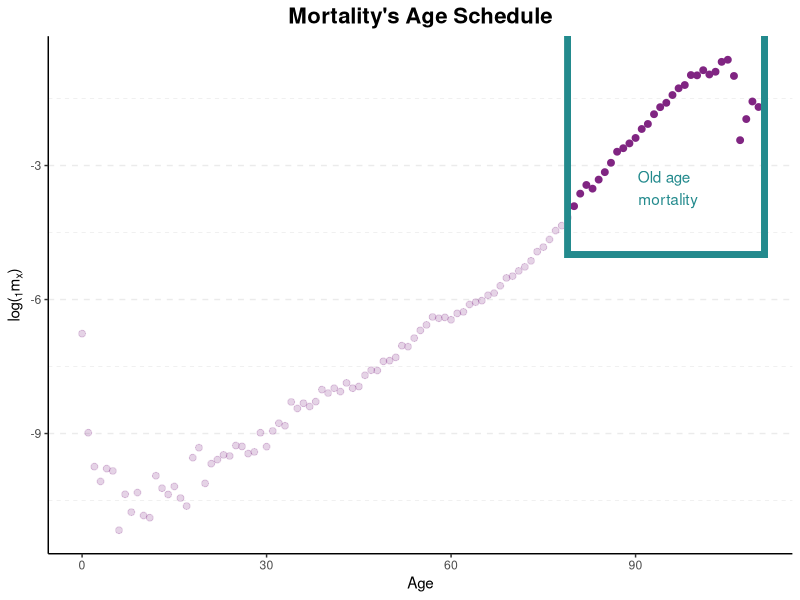
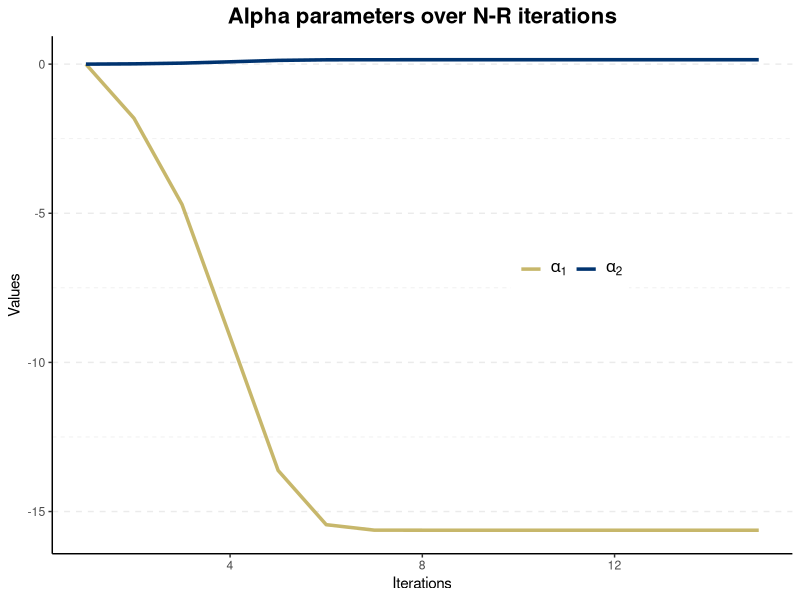
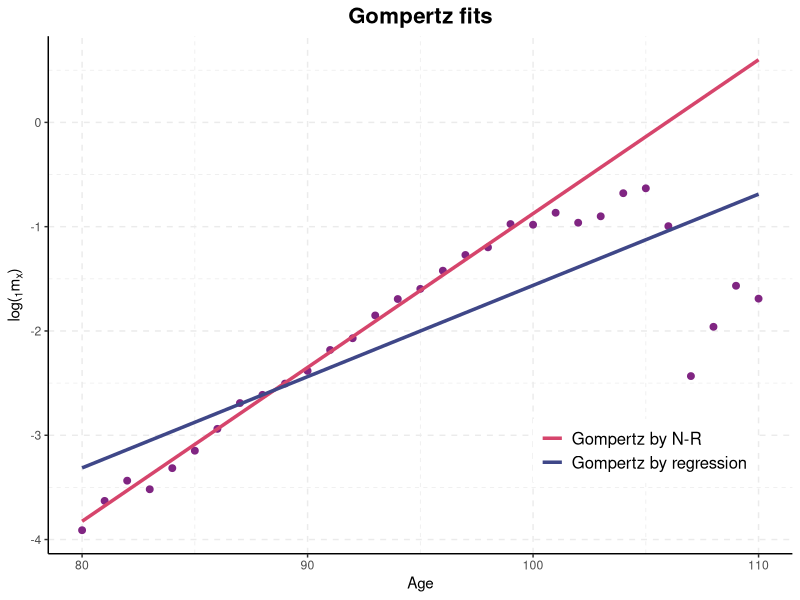
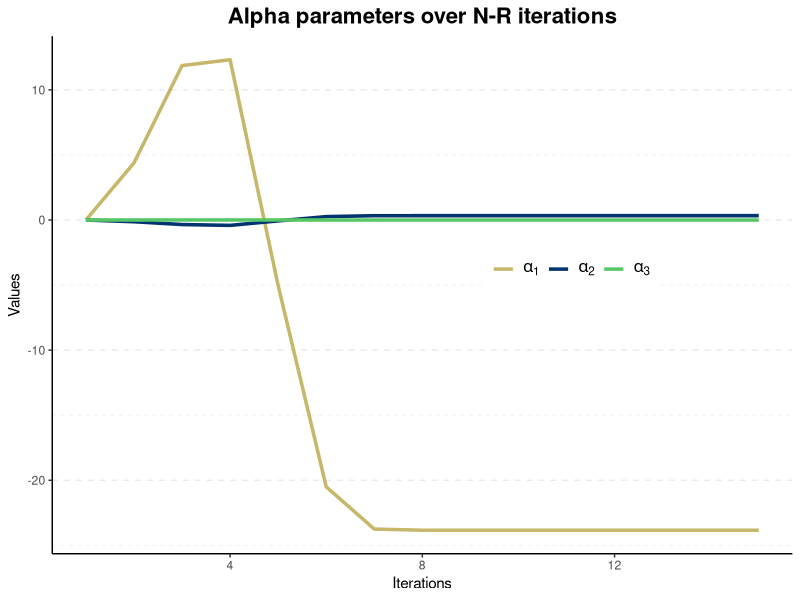
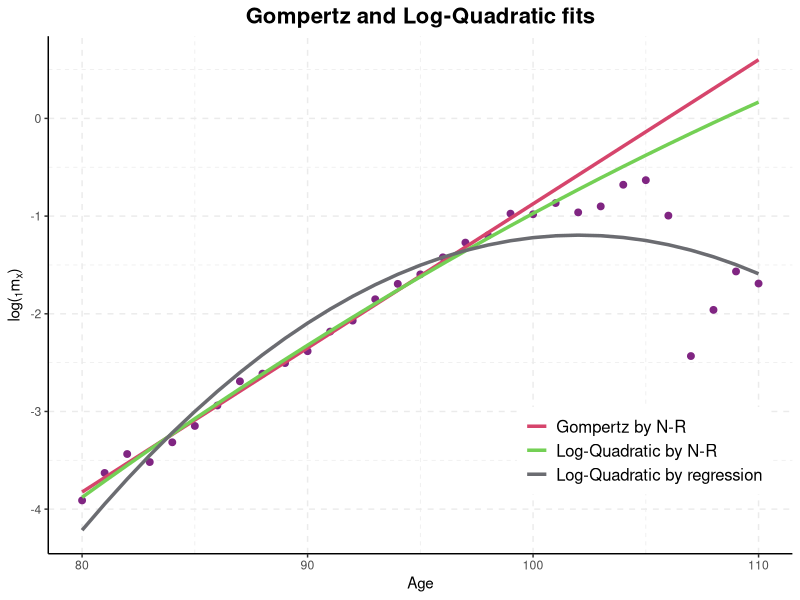

Here is the R script that generated these plots, in order:
## ---- chunk 1
knitr::opts_chunk$set(echo = FALSE)
## ---- chunk 2
library(tidyverse)
library(viridis)
library(scales)
## ---- chunk 3
dth = read.delim("./modeling/data/dthBE_1x1.txt", 
                 skip = 1,
                 sep = "", 
                 stringsAsFactors=FALSE,
                 header = TRUE)

exp = read.delim("./modeling/data/expBE_1x1.txt", 
                 skip = 1,
                 sep = "", 
                 stringsAsFactors=FALSE,
                 header = TRUE)

df.dth = dth %>% 
  filter(Year == 2002) %>% select(Year, Age, Female) %>% 
  mutate(Female = as.numeric(Female))

df.exp = exp %>% 
  filter(Year == 2002) %>% select(Year, Age, Female)

df = df.dth %>% 
  left_join(df.exp, 
            by = c("Year", "Age")) %>% 
  rename("D" = Female.x,
         "N" = Female.y) %>% 
  mutate(mx = D/N,
         Age = ifelse(Age == "110+", 110, Age),
         Age = as.numeric(Age),
         Age2 = Age^2)

ggplot(df, aes(x = Age, y = log(mx))) +
  geom_point(data = df %>% filter(Age >= 80), 
             size = 2, col = "#802582FF") +
  geom_point(data = df %>% filter(Age < 80), 
             size = 2, col = "#802582FF",
             alpha = 0.2) +
  geom_rect(xmin = 79, xmax=111, ymin = -5, ymax = 0.1,
            alpha = 0.1, col = "#238A8DFF", fill = NA,
            size = 2) + 
  theme_bw() +
  theme(plot.title = element_text(size = 16, face = "bold",hjust = 0.5),
        panel.grid.major.y = element_line(linetype = "dashed"),
        panel.grid.minor.y = element_line(linetype = "dashed"),
        panel.grid.major.x = element_blank(),
        panel.grid.minor.x = element_blank(),
        panel.border = element_blank(),
        axis.line.x = element_line(size = 0.5, linetype = "solid", colour = "black"),
        axis.line.y = element_line(size = 0.5, linetype = "solid", colour = "black")) +
  annotate("text",
           label = "Old age \n mortality",
            x = 95,
            y = -3.5,
            col = "#238A8DFF") +
  labs(title = "Mortality's Age Schedule",
       y = expression(paste("log(", {}[1], m[x], ")" )))
## ---- chunk 4
# remove young age mortality
df = df %>% filter(Age >= 80)

fit.reg = lm(log(mx) ~ 1 + Age, 
             df)
coef.reg = fit.reg$coefficients

## ---- chunk 5
# Design matrix
X = matrix(c(rep(1, dim(df)[1]), df$Age),
           ncol = 2)
# vector of deaths and exposure
D = df$D
N = df$N
# Expected deaths according to alpha
Dhat = function(alpha) {
  lambda.hat = X %*% alpha
  return( as.numeric( N * exp(lambda.hat)))
}
# Newton-Raphson algorithm
next_alpha = function(alpha) {
  dhat = Dhat(alpha)
  M = solve ( t(X) %*% diag(dhat) %*% X)
  v = t(X) %*% (D - dhat)
  return( alpha + M %*% v)
}

a = matrix(0, 2, 15)
for (i in 2:ncol(a)) { a[,i] = next_alpha(a[,i-1])}

## ---- chunk 6
df.a = t(a) %>% 
  as.data.frame() %>% 
  rename("alpha1" = V1,
         "alpha2" = V2)

ggplot(df.a, aes(x = 1:15)) +
  geom_line(aes(y = alpha1, col = "alpha1"), size = 1.2) +
  geom_line(aes(y = alpha2, col = "alpha2"), size = 1.2) +
  theme_bw() +
  theme(plot.title = element_text(size = 16, face = "bold",hjust = 0.5),
        legend.position = c(0.7, 0.55),
        legend.title = element_blank(),
        legend.text = element_text(size = 12),
        legend.direction = "horizontal",
        panel.grid.major.y = element_line(linetype = "dashed"),
        panel.grid.minor.y = element_line(linetype = "dashed"),
        panel.grid.major.x = element_blank(),
        panel.grid.minor.x = element_blank(),
        panel.border = element_blank(),
        axis.line.x = element_line(size = 0.5, linetype = "solid", colour = "black"),
        axis.line.y = element_line(size = 0.5, linetype = "solid", colour = "black")) +
  scale_color_manual(values = c("alpha1" = "#C7B76BFF",
                                "alpha2" = "#00336FFF"),
                     labels = c(expression(alpha[1]), expression(alpha[2]))) +
  labs(title = "Alpha parameters over N-R iterations",
       y = "Values",
        x = "Iterations")

## ---- chunk 7
fitted.logmx = X %*% a[, ncol(a)]

df = df %>% 
  mutate(log.mx.hat.NR.gptz = fitted.logmx,
         log.mx.hat.reg.gptz = coef.reg[1] + coef.reg[2]*Age)

ggplot(df, aes(x = Age, y = log(mx), group = 1)) +
  geom_point(size = 2, col = "#802582FF") +  
  geom_line(aes(x = Age, y = log.mx.hat.NR.gptz, 
                col = "Gompertz by N-R" ),
            size = 1.2) +
  geom_line(aes(x = Age, y = log.mx.hat.reg.gptz, 
                col = "Gompertz by regression" ),
            size = 1.2) +
  theme_bw() +
  theme(plot.title = element_text(size = 16, face = "bold", hjust = 0.5),
        legend.position = c(0.8, 0.2),
        legend.title = element_blank(),
        legend.text = element_text(size = 12),
        panel.grid.major.y = element_line(linetype = "dashed"),
        panel.grid.minor.y = element_line(linetype = "dashed"),
        panel.grid.major.x = element_line(linetype = "dashed"),
        panel.grid.minor.x = element_line(linetype = "dashed"),
        panel.border = element_blank(),
        axis.line.x = element_line(size = 0.5, linetype = "solid", colour = "black"),
        axis.line.y = element_line(size = 0.5, linetype = "solid", colour = "black")) +
  scale_color_manual(values = c("Gompertz by N-R" = "#D6456CFF",
                                "Gompertz by regression" = "#3F4788FF")) +
  labs(title = "Gompertz fits",
       y = expression(paste("log(", {}[1], m[x], ")" )))
## ---- chunk 8
# Augment design matrix
X = matrix(c(rep(1, dim(df)[1]), df$Age, df$Age^2),
           ncol = 3)

a = matrix(0, 3, 15)
for (i in 2:ncol(a)) { a[,i] = next_alpha(a[,i-1])}
# round(a, 4)

df.a = t(a) %>% 
  as.data.frame() %>% 
  rename("alpha1" = V1,
         "alpha2" = V2,
         "alpha3" = V3)

ggplot(df.a, aes(x = 1:15)) +
  geom_line(aes(y = alpha1, col = "alpha1"), size = 1.2) +
  geom_line(aes(y = alpha2, col = "alpha2"), size = 1.2) +
  geom_line(aes(y = alpha3, col = "alpha3"), size = 1.2) +

  theme_bw() +
  theme(plot.title = element_text(size = 16, face = "bold",hjust = 0.5),
        legend.position = c(0.7, 0.55),
        legend.title = element_blank(),
        legend.text = element_text(size = 12),
        legend.direction = "horizontal",
        panel.grid.major.y = element_line(linetype = "dashed"),
        panel.grid.minor.y = element_line(linetype = "dashed"),
        panel.grid.major.x = element_blank(),
        panel.grid.minor.x = element_blank(),
        panel.border = element_blank(),
        axis.line.x = element_line(size = 0.5, linetype = "solid", colour = "black"),
        axis.line.y = element_line(size = 0.5, linetype = "solid", colour = "black")) +
  scale_color_manual(values = c("alpha1" = "#C7B76BFF",
                                "alpha2" = "#00336FFF",
                                "alpha3" = "#56C667FF"),
                     labels = c(expression(alpha[1]), 
                                expression(alpha[2]),
                                expression(alpha[3]))) +
  labs(title = "Alpha parameters over N-R iterations",
       y = "Values",
        x = "Iterations")


## ---- chunk 9

fitted.logmx = X %*% a[, ncol(a)]

fit.reg = lm(log(mx) ~ 1 + Age + Age2, 
             df)
coef.reg.lq = fit.reg$coefficients

df = df %>% 
  mutate(log.mx.hat.NR.lq = fitted.logmx,
         log.mx.hat.reg.lq = coef.reg.lq[1] + coef.reg.lq[2]*Age + coef.reg.lq[3]*Age2)

ggplot(df, aes(x = Age, y = log(mx), group = 1)) +
  geom_point(size = 2, col = "#802582FF") +  
  geom_line(aes(x = Age, y = log.mx.hat.NR.gptz, 
                col = "Gompertz by N-R" ),
            size = 1.2) +
  geom_line(aes(x = Age, y = log.mx.hat.NR.lq, 
                col = "Log-Quadratic by N-R" ),
            size = 1.2) +
  geom_line(aes(x = Age, y = log.mx.hat.reg.lq, 
                col = "Log-Quadratic by regression" ),
            size = 1.2) +
  theme_bw() +
  theme(plot.title = element_text(size = 16, face = "bold", hjust = 0.5),
        legend.position = c(0.8, 0.2),
        legend.title = element_blank(),
        legend.text = element_text(size = 12),
        panel.grid.major.y = element_line(linetype = "dashed"),
        panel.grid.minor.y = element_line(linetype = "dashed"),
        panel.grid.major.x = element_line(linetype = "dashed"),
        panel.grid.minor.x = element_line(linetype = "dashed"),
        panel.border = element_blank(),
        axis.line.x = element_line(size = 0.5, linetype = "solid", colour = "black"),
        axis.line.y = element_line(size = 0.5, linetype = "solid", colour = "black")) +
  scale_color_manual(values = c("Gompertz by N-R" = "#D6456CFF",
                                "Log-Quadratic by N-R" = "#74D055FF",
                                "Log-Quadratic by regression" = "#6B6C71FF")) +
  labs(title = "Gompertz and Log-Quadratic fits",
       y = expression(paste("log(", {}[1], m[x], ")" )))


# TO DO: Estimates with a t-regression to diminish outliying value effect !!!
